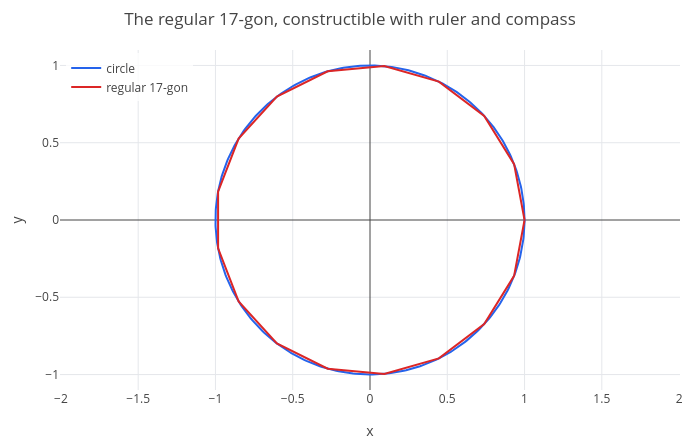

Notebook cell for this chart:
### Code cell
X = []; Y = [];
for k in 0:17
  X = append(X, cos(2*pi*k/17)); Y = append(Y, sin(2*pi*k/17));
end
p = parametric(cos(t), sin(t), t, 0, 2*pi);
p = show(p, plot(X, Y));
p = legend(p, "circle", "regular 17-gon");
labels(title(p, "The regular 17-gon, constructible with ruler and compass"), "x", "y")

### Figure 1 — Plotly figure (JSON) as saved in the notebook; plotly's stock layout.template omitted (floating-point values rounded to 4 significant figures; data arrays with more than 128 entries replaced by an {"elided": "..."} marker saying what was removed)
{"data": [{"line": {"color": "#2563eb", "width": 2}, "mode": "lines", "name": "circle", "type": "scatter", "x": {"elided": "402 float values"}, "y": {"elided": "402 float values"}}, {"line": {"color": "#dc2626", "width": 2}, "mode": "lines", "name": "regular 17-gon", "type": "scatter", "x": [1, 0.9325, 0.739, 0.4457, 0.09227, -0.2737, -0.6026, -0.8502, -0.983, -0.983, -0.8502, -0.6026, -0.2737, 0.09227, 0.4457, 0.739, 0.9325, 1, null], "y": [0, 0.3612, 0.6737, 0.8952, 0.9957, 0.9618, 0.798, 0.5264, 0.1837, -0.1837, -0.5264, -0.798, -0.9618, -0.9957, -0.8952, -0.6737, -0.3612, 0, null]}], "layout": {"height": 440, "legend": {"bgcolor": "rgba(255,255,255,0.8)", "x": 0.01, "xanchor": "left", "y": 0.99, "yanchor": "top"}, "margin": {"b": 50, "l": 60, "r": 20, "t": 50}, "showlegend": true, "title": {"text": "The regular 17-gon, constructible with ruler and compass"}, "width": 700, "xaxis": {"title": {"text": "x"}, "zeroline": true}, "yaxis": {"range": [-1.1, 1.1], "scaleanchor": "x", "scaleratio": 1, "title": {"text": "y"}, "zeroline": true}}}
